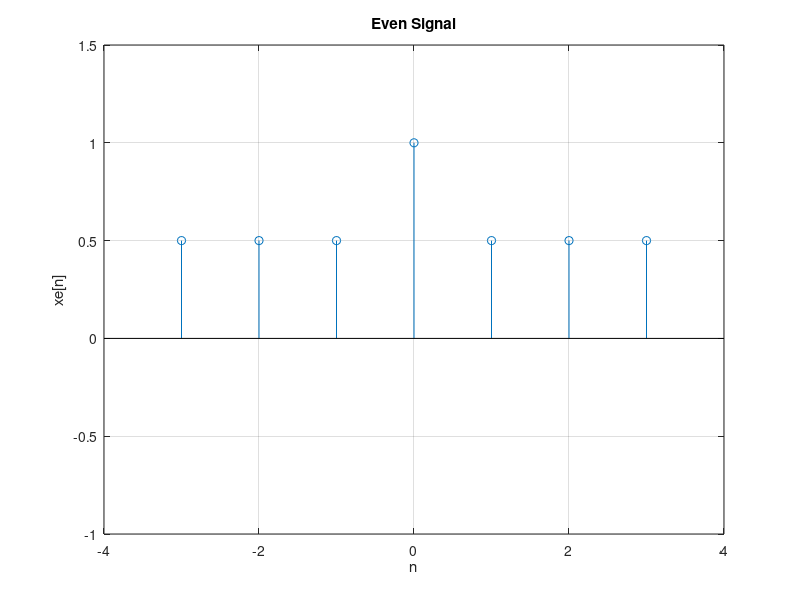

The MATLAB script that drew this image:
n = -3 : 3;
xn = [0 0 0 1 1 1 1];
xN = [1 1 1 1 0 0 0 ];
xN = fliplr(xn);
xN = xn(length(xn) : -1 : 1);
xe = (xn + xN) / 2;
stem(n, xe);
axis([-4 4 -1 1.5]);
grid;
xlabel('n');
ylabel('xe[n]');
title('Even Signal');